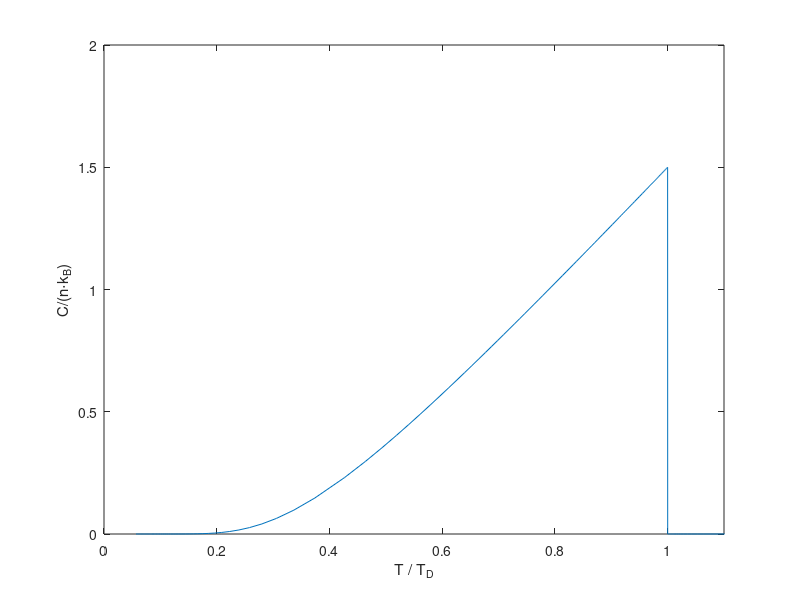

This chart was generated by the following MATLAB code: (Note: this script raises an error after producing the figure.)
%% Transverse field Ising model: heat capacity in the mean-field approximation %%

%% Heat capacity in zero field
rev_Sz = [logspace(-15,-2),0.01:0.01:0.99];
Sz = 0.5.*(1-rev_Sz);% pseudospin values, with log scale close to Sz,max=0.5
beta = (2./Sz).*atanh(2.*Sz);% beta = 4./temperature 
% (should be 1./T but the factor 4 makes the code simpler)
f = 1/4*(sech(beta.*Sz./2)).^2;% factor appearing in the expression of 
C_ord = (Sz.*beta).^2.*f./(1-beta.*f);% Cp in the ordered phase
T = [4./beta,1+logspace(-4,0.3,50)];% temperature = 4./beta in the ordered phase
% + log range of values in the disordererd phase T > Tc=1
C = [C_ord,zeros(1,50)];% Cp on the total range of temperatures
figure
plot(T,C)
xlim([0 1.1])
xlabel('T / T_D')
ylabel('C/(n\cdotk_B)')

%% Same as above using a function
Cpmf_vs_pseudospin(0.5-1e-3)
%%
fplot(@(x)Cpmf_vs_pseudospin(x),[0 0.5])

%% Schottky anomaly above the critical field
gamma_abv = 1.01;% critical field is gamma = 1
T_abv = 0.01:0.01:2.00;
beta_abv = 4./T_abv;
figure
hold on
for xabv = gamma_abv
    HT_ratio = beta_abv.*xabv./2;% dimensionless product appearing in
    C_abv = 0.5.*(HT_ratio).^2.*sech(HT_ratio);% the expression of the Schottky anomaly
    plot(T_abv,C_abv)
end
xlabel('T / T_D(\Gamma=0)')
ylabel('C/(n\cdotk_B)')

%% Compute heat capacity under transverse field
gamma = [0.4,0.6,0.8,0.9,0.95];% transverse field; the critical field is gamma = 1
lgth = 199;% length of arrays Cf and Tf
T_field = T;% first set of data is for gamma = 0
C_field = C;% taken from calculation in zero field (see above)
rev_Szf = [logspace(-15,-2),0.01:0.01:0.99];% values of the pseudospin
Sz_full = 0.5.*(1-rev_Szf);% range from 0 to 0.5 under zero transverse field
beta_full = (2./Sz_full).*atanh(2.*Sz_full);% corresponding values of beta=1/temperature
for x = gamma
    Tc = x./atanh(x);% normalized transition temperature
    
    beta_ordf = beta_full(4./beta_full<Tc);% MF Cp is only valid inside the ordered phase
    Szf = Sz_full(4./beta_full<Tc);% defined such that T=1/beta < Tc
    f = 1/4*(sech(beta_ordf.*Szf./2)).^2;% factor appearing in the denominator of 
    C_ordf = (Szf.*beta_ordf).^2.*f./(1-beta_ordf.*f);% Cp in the ordered phase

    rg_abvf = logspace(-4,0.3,lgth-length(beta_ordf));
    T_abvf = 4./beta_ordf(end)+rg_abvf;
    beta_abvf = 4./T_abvf;
    HT_ratio = beta_abvf.*x/2;% dimensionless product appearing in
    C_abvf = 0.5.*(HT_ratio).^2.*sech(HT_ratio);% the expression of the Schottky anomaly

    Tf = [4./beta_ordf,T_abvf];
    % range of temperatures in the ordered phase: 4/betaf
    % and in the disordered phase from Tc to 2K (10^0.3=2)
    Cf = [C_ordf,C_abvf];% Cp on the full range of Tf
    % plot(4./betaf,C_ordf)
    T_field = [T_field ; Tf];
    C_field = [C_field ; Cf];
end
T_field;
C_field;

%% Plot heat capacity under transverse field
N = size(T_field,1);% number of data sets at constant fields below the critical field
colour = jet(2*N+1);% set up a nice color spectrum for all data sets, 
% including that above the critical field
% Using a palette of more than 10 rows is necessary in order to include red and blue
% A total of 13 rows is very good; hence the argument 2*N+1 instead of just N
figure()
hold on
for i = 1:N
    plot(T_field(i,:),C_field(i,:),'color',colour(2*(N+1-i)+1,:),'linewidth',2)
end
plot(T_abv,C_abv,'color',colour(1,:),'linewidth',2)% See section 'Schottky anomaly above the critical field'

xlim([0 2])
ylim([0 1.5])
legendCell = ['0';cellstr(num2str(gamma','%-.2g'));num2str(gamma_abv')];
% first curve is in zero field, central ones are for varying gamma, last is above critical field
hleg = legend(legendCell);
htitle = get(hleg,'Title');
set(htitle,'String','\Gamma/\Gamma_c')
title('Mean-field heat capacity vs temperature in transverse fields \Gamma')
xlabel('T / T_c(\Gamma=0)')
ylabel('C/(n\cdotk_B)')

%% TFIM Mean-field Phase boundary 
rev_x = [logspace(-17,-1,100),0.109:0.01:0.999];
x = 1-rev_x;
% create an x axis that approches 1 with arbirtrarily small values 
% in order to be able to plot the vertical part of the phase boundary
% and does not start from 0 since y(0) is also not defined
y = x./atanh(x);% defined for 0 < x < 1
plot(x,y,'linewidth',2);
xlim([0 1.01])
ylim([0 1.01])
ylabel('T_c / T_c(0)')
xlabel('2\Gamma / J_0')
title('TFIM Mean-field Phase boundary')

%% Function definitions

